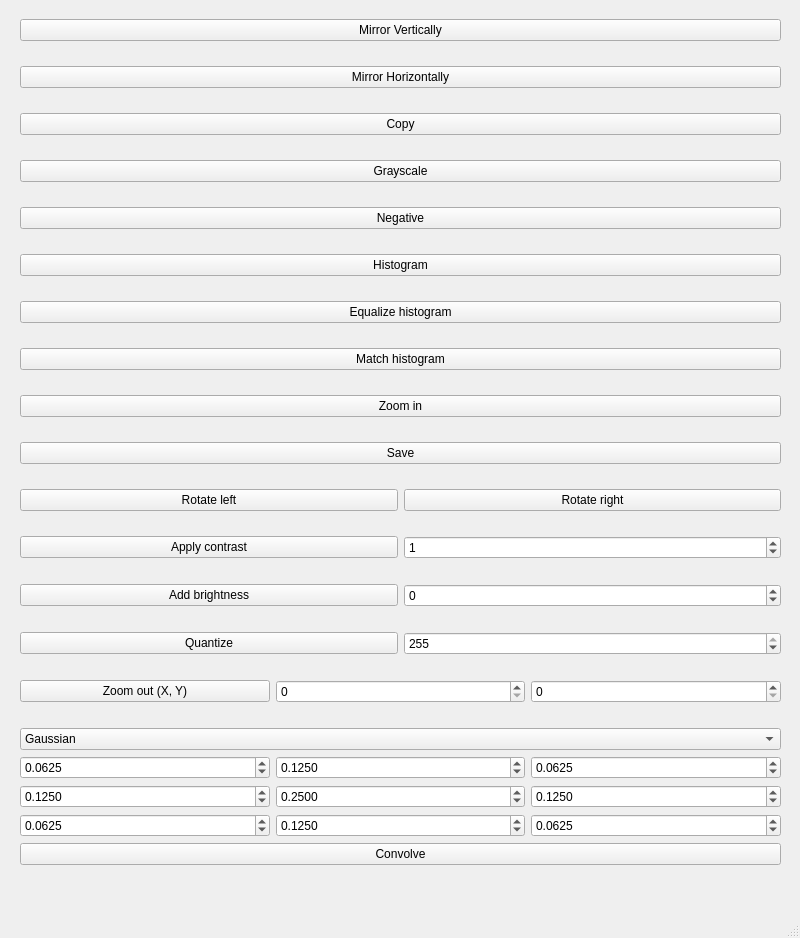
<?xml version="1.0" encoding="UTF-8"?>
<ui version="4.0">
 <class>MainWindow</class>
 <widget class="QMainWindow" name="MainWindow">
  <property name="geometry">
   <rect>
    <x>0</x>
    <y>0</y>
    <width>800</width>
    <height>938</height>
   </rect>
  </property>
  <property name="windowTitle">
   <string>Fottoshoppi</string>
  </property>
  <widget class="QWidget" name="centralwidget">
   <widget class="QWidget" name="verticalLayoutWidget">
    <property name="geometry">
     <rect>
      <x>20</x>
      <y>0</y>
      <width>761</width>
      <height>891</height>
     </rect>
    </property>
    <layout class="QVBoxLayout" name="verticalLayout">
     <item>
      <widget class="QPushButton" name="vert_mirror">
       <property name="text">
        <string>Mirror Vertically</string>
       </property>
      </widget>
     </item>
     <item>
      <widget class="QPushButton" name="hor_mirror">
       <property name="text">
        <string>Mirror Horizontally</string>
       </property>
      </widget>
     </item>
     <item>
      <widget class="QPushButton" name="copy">
       <property name="text">
        <string>Copy</string>
       </property>
      </widget>
     </item>
     <item>
      <widget class="QPushButton" name="grayscale_button">
       <property name="text">
        <string>Grayscale</string>
       </property>
      </widget>
     </item>
     <item>
      <widget class="QPushButton" name="negativeButton">
       <property name="text">
        <string>Negative</string>
       </property>
      </widget>
     </item>
     <item>
      <widget class="QPushButton" name="histogramButton">
       <property name="text">
        <string>Histogram</string>
       </property>
      </widget>
     </item>
     <item>
      <widget class="QPushButton" name="equalizeButton">
       <property name="text">
        <string>Equalize histogram</string>
       </property>
      </widget>
     </item>
     <item>
      <widget class="QPushButton" name="matchHistogramButton">
       <property name="text">
        <string>Match histogram</string>
       </property>
      </widget>
     </item>
     <item>
      <widget class="QPushButton" name="zoomInButton">
       <property name="text">
        <string>Zoom in</string>
       </property>
      </widget>
     </item>
     <item>
      <widget class="QPushButton" name="saveButton">
       <property name="text">
        <string>Save</string>
       </property>
      </widget>
     </item>
     <item>
      <layout class="QHBoxLayout" name="horizontalLayout_2">
       <item>
        <widget class="QPushButton" name="rotateLeftButton">
         <property name="text">
          <string>Rotate left</string>
         </property>
        </widget>
       </item>
       <item>
        <widget class="QPushButton" name="rotateRightButton">
         <property name="text">
          <string>Rotate right</string>
         </property>
        </widget>
       </item>
      </layout>
     </item>
     <item>
      <layout class="QHBoxLayout" name="horizontalLayout">
       <property name="sizeConstraint">
        <enum>QLayout::SetDefaultConstraint</enum>
       </property>
       <item>
        <widget class="QPushButton" name="contrastButton">
         <property name="text">
          <string>Apply contrast</string>
         </property>
        </widget>
       </item>
       <item>
        <widget class="QSpinBox" name="contrast">
         <property name="maximum">
          <number>255</number>
         </property>
         <property name="singleStep">
          <number>1</number>
         </property>
         <property name="stepType">
          <enum>QAbstractSpinBox::DefaultStepType</enum>
         </property>
         <property name="value">
          <number>1</number>
         </property>
        </widget>
       </item>
      </layout>
     </item>
     <item>
      <layout class="QHBoxLayout" name="horizontalLayout_3">
       <item>
        <widget class="QPushButton" name="addBrightnessButton">
         <property name="text">
          <string>Add brightness</string>
         </property>
        </widget>
       </item>
       <item>
        <widget class="QSpinBox" name="brightness">
         <property name="minimum">
          <number>-255</number>
         </property>
         <property name="maximum">
          <number>255</number>
         </property>
        </widget>
       </item>
      </layout>
     </item>
     <item>
      <layout class="QHBoxLayout" name="horizontalLayout_4">
       <item>
        <widget class="QPushButton" name="quantize_button">
         <property name="text">
          <string>Quantize</string>
         </property>
        </widget>
       </item>
       <item>
        <widget class="QSpinBox" name="quantize_tones">
         <property name="maximum">
          <number>255</number>
         </property>
         <property name="value">
          <number>255</number>
         </property>
        </widget>
       </item>
      </layout>
     </item>
     <item>
      <layout class="QHBoxLayout" name="horizontalLayout_8">
       <item>
        <widget class="QPushButton" name="zoomOutButton">
         <property name="whatsThis">
          <string/>
         </property>
         <property name="text">
          <string>Zoom out (X, Y)</string>
         </property>
        </widget>
       </item>
       <item>
        <widget class="QSpinBox" name="zoomOutX"/>
       </item>
       <item>
        <widget class="QSpinBox" name="zoomOutY"/>
       </item>
      </layout>
     </item>
     <item>
      <layout class="QGridLayout" name="gridLayout">
       <item row="1" column="0">
        <widget class="QDoubleSpinBox" name="conv0">
         <property name="decimals">
          <number>4</number>
         </property>
         <property name="minimum">
          <double>-100.000000000000000</double>
         </property>
         <property name="maximum">
          <double>100.000000000000000</double>
         </property>
         <property name="value">
          <double>0.062500000000000</double>
         </property>
        </widget>
       </item>
       <item row="2" column="0">
        <widget class="QDoubleSpinBox" name="conv3">
         <property name="decimals">
          <number>4</number>
         </property>
         <property name="minimum">
          <double>-100.000000000000000</double>
         </property>
         <property name="maximum">
          <double>100.000000000000000</double>
         </property>
         <property name="value">
          <double>0.125000000000000</double>
         </property>
        </widget>
       </item>
       <item row="3" column="2">
        <widget class="QDoubleSpinBox" name="conv8">
         <property name="decimals">
          <number>4</number>
         </property>
         <property name="minimum">
          <double>-100.000000000000000</double>
         </property>
         <property name="maximum">
          <double>100.000000000000000</double>
         </property>
         <property name="value">
          <double>0.062500000000000</double>
         </property>
        </widget>
       </item>
       <item row="1" column="2">
        <widget class="QDoubleSpinBox" name="conv2">
         <property name="decimals">
          <number>4</number>
         </property>
         <property name="minimum">
          <double>-100.000000000000000</double>
         </property>
         <property name="maximum">
          <double>100.000000000000000</double>
         </property>
         <property name="value">
          <double>0.062500000000000</double>
         </property>
        </widget>
       </item>
       <item row="3" column="1">
        <widget class="QDoubleSpinBox" name="conv7">
         <property name="decimals">
          <number>4</number>
         </property>
         <property name="minimum">
          <double>-100.000000000000000</double>
         </property>
         <property name="maximum">
          <double>100.000000000000000</double>
         </property>
         <property name="value">
          <double>0.125000000000000</double>
         </property>
        </widget>
       </item>
       <item row="2" column="1">
        <widget class="QDoubleSpinBox" name="conv4">
         <property name="decimals">
          <number>4</number>
         </property>
         <property name="minimum">
          <double>-100.000000000000000</double>
         </property>
         <property name="maximum">
          <double>100.000000000000000</double>
         </property>
         <property name="value">
          <double>0.250000000000000</double>
         </property>
        </widget>
       </item>
       <item row="0" column="0" colspan="3">
        <widget class="QComboBox" name="convEffect">
         <property name="currentIndex">
          <number>0</number>
         </property>
         <item>
          <property name="text">
           <string>Gaussian</string>
          </property>
         </item>
         <item>
          <property name="text">
           <string>Laplacian</string>
          </property>
         </item>
         <item>
          <property name="text">
           <string>High pass</string>
          </property>
         </item>
         <item>
          <property name="text">
           <string>Prewitt Hx</string>
          </property>
         </item>
         <item>
          <property name="text">
           <string>Prewitt Hy</string>
          </property>
         </item>
         <item>
          <property name="text">
           <string>Sobel Hx</string>
          </property>
         </item>
         <item>
          <property name="text">
           <string>Sobel Hy</string>
          </property>
         </item>
        </widget>
       </item>
       <item row="2" column="2">
        <widget class="QDoubleSpinBox" name="conv5">
         <property name="decimals">
          <number>4</number>
         </property>
         <property name="minimum">
          <double>-100.000000000000000</double>
         </property>
         <property name="maximum">
          <double>100.000000000000000</double>
         </property>
         <property name="value">
          <double>0.125000000000000</double>
         </property>
        </widget>
       </item>
       <item row="3" column="0">
        <widget class="QDoubleSpinBox" name="conv6">
         <property name="decimals">
          <number>4</number>
         </property>
         <property name="minimum">
          <double>-100.000000000000000</double>
         </property>
         <property name="maximum">
          <double>100.000000000000000</double>
         </property>
         <property name="value">
          <double>0.062500000000000</double>
         </property>
        </widget>
       </item>
       <item row="1" column="1">
        <widget class="QDoubleSpinBox" name="conv1">
         <property name="decimals">
          <number>4</number>
         </property>
         <property name="minimum">
          <double>-100.000000000000000</double>
         </property>
         <property name="maximum">
          <double>100.000000000000000</double>
         </property>
         <property name="value">
          <double>0.125000000000000</double>
         </property>
        </widget>
       </item>
       <item row="4" column="0" colspan="3">
        <widget class="QPushButton" name="convolveButton">
         <property name="text">
          <string>Convolve</string>
         </property>
        </widget>
       </item>
      </layout>
     </item>
    </layout>
   </widget>
  </widget>
  <widget class="QMenuBar" name="menubar">
   <property name="geometry">
    <rect>
     <x>0</x>
     <y>0</y>
     <width>800</width>
     <height>21</height>
    </rect>
   </property>
  </widget>
  <widget class="QStatusBar" name="statusbar"/>
 </widget>
 <resources/>
 <connections/>
</ui>
